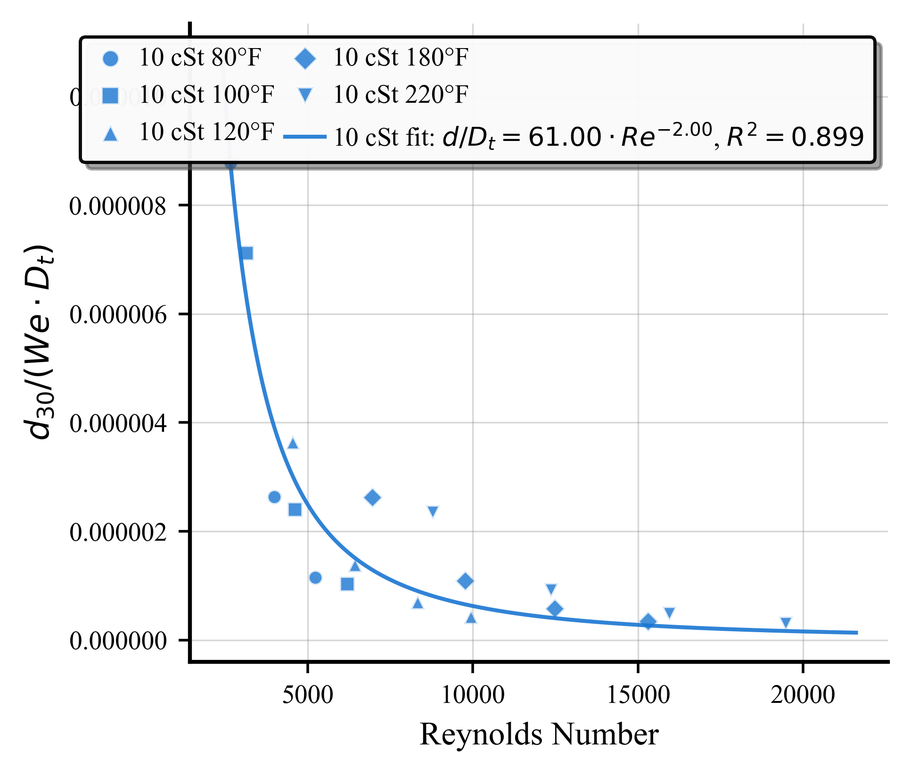
#> input picture data-visualizer-streamlit/temp_clipboard.png, 911 x 775 px, shrunk from 1933 x 1644 before the run
$ python -i segmentation.py   (imports and definitions only)   (older library calls are emulated)
#> lines starting #> are read from the running program, lines starting #| are printed output that depends on the picture
import cv2
import numpy as np
from scipy import ndimage
from skimage.measure import regionprops, label
from skimage.morphology import erosion, dilation, disk, remove_small_objects
from skimage.segmentation import watershed
from skimage.feature import peak_local_max

def sobel_edge(image, ksize=9):
#> called with ksize = 9
    gray = cv2.cvtColor(image, cv2.COLOR_RGB2GRAY)
    sobel_x = cv2.Sobel(gray, cv2.CV_64F, 1, 0, ksize)
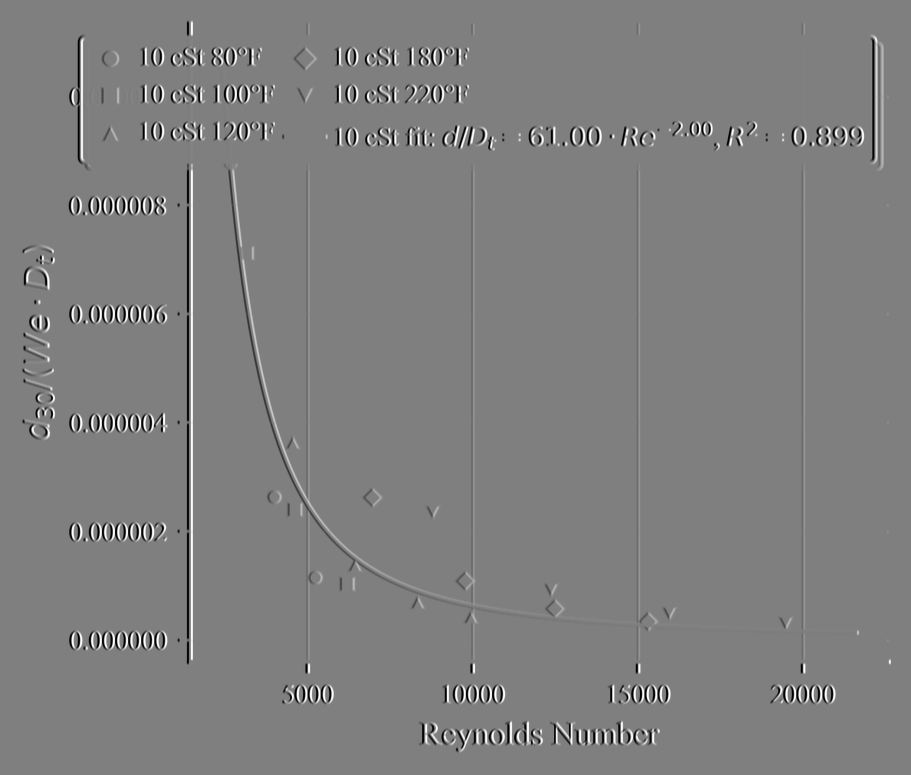
#> sobel_x: shape (775, 911) float64; min -1020, max 1020, mean 0; drawn with min black and max white
    sobel_y = cv2.Sobel(gray, cv2.CV_64F, 0, 1, ksize)
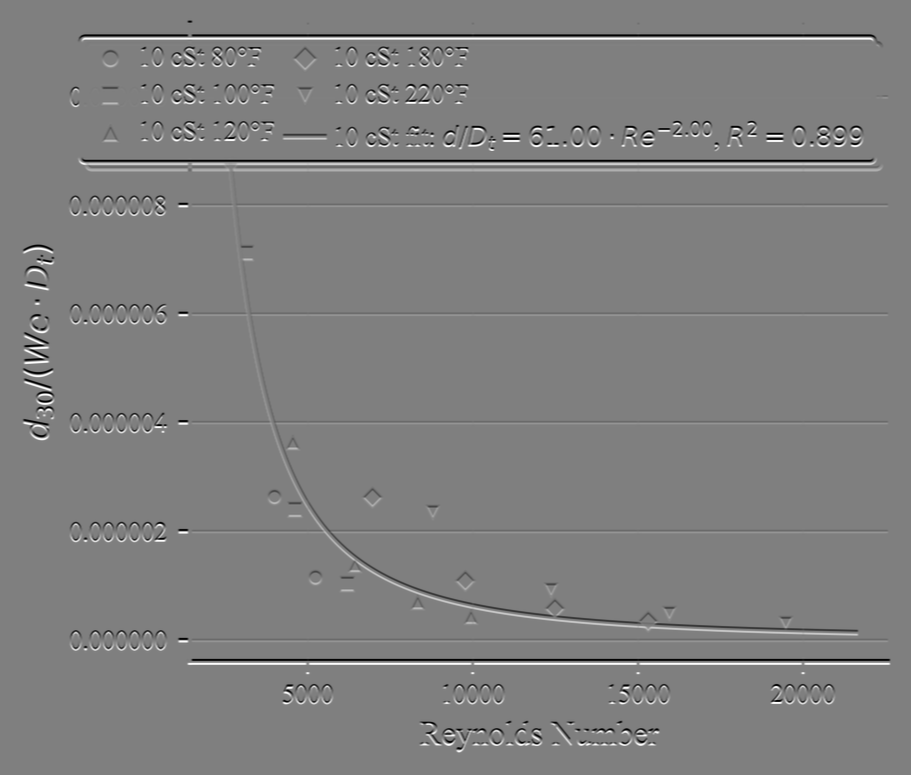
#> sobel_y: shape (775, 911) float64; min -1020, max 1020, mean 0; drawn with min black and max white
    sobel_mag = np.sqrt(sobel_x**2 + sobel_y**2)
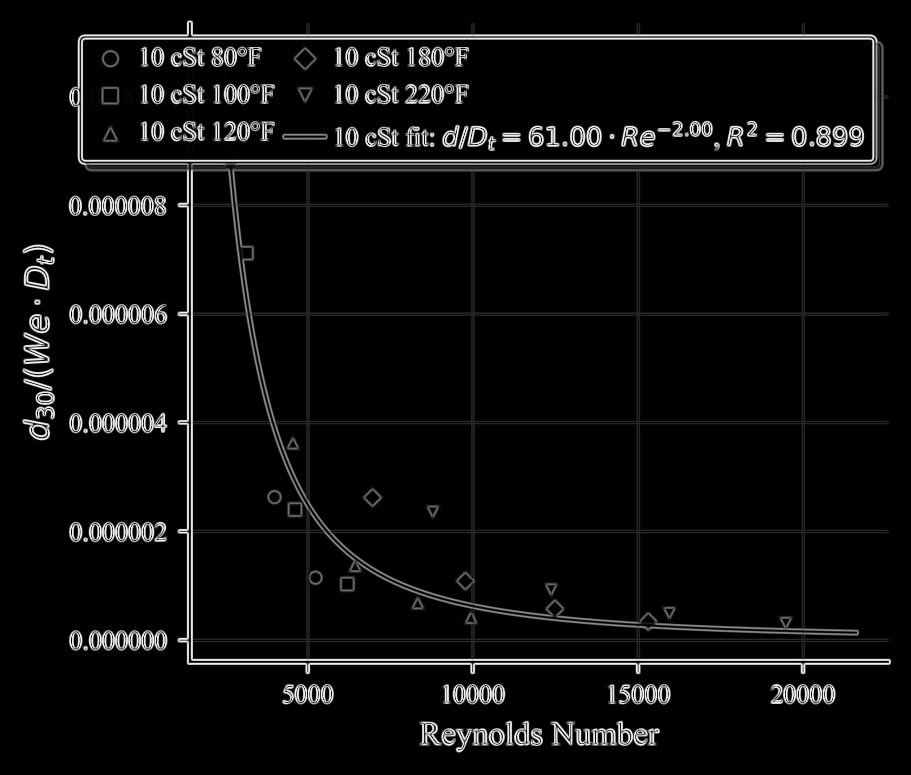
#> sobel_mag: shape (775, 911) float64; min 0, max 1081.6, mean 54.7; drawn with min black and max white
    return (sobel_mag / sobel_mag.max() * 255).astype(np.uint8)

# [305 lines left out: functions generate_boxes_and_points, multi_scale_box_masks, improved_watershed_split, should_split, smart_filter_contained_masks, filter_contained_masks, not called in this run]

>>> import cv2
>>> picture = cv2.cvtColor(cv2.imread('../data-visualizer-streamlit/temp_clipboard.png'), cv2.COLOR_BGR2RGB)
>>> result = sobel_edge(picture)
